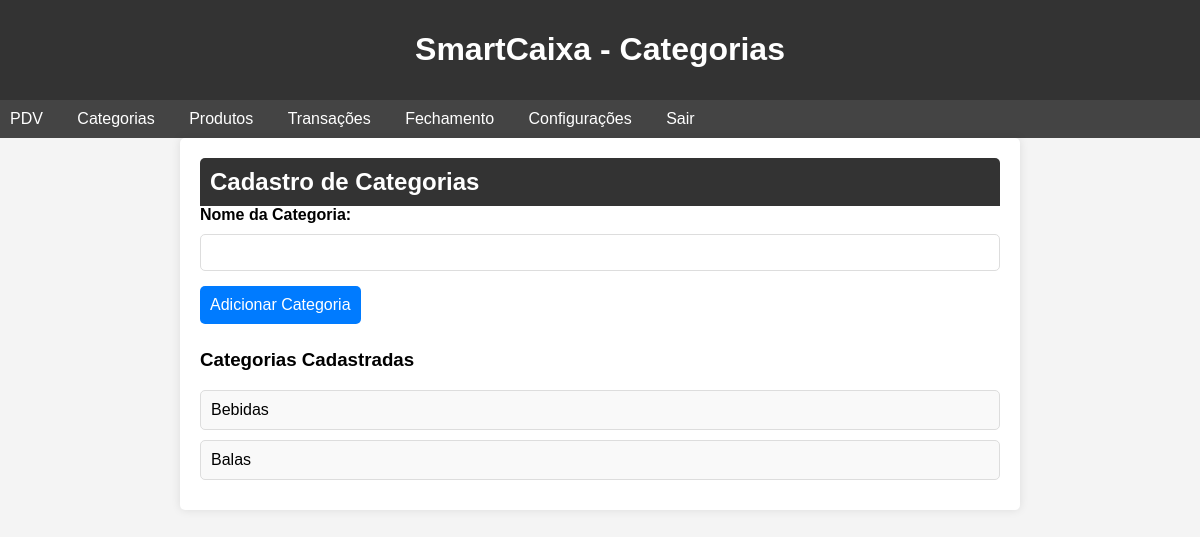
The page /categorias (signed in) on the database as committed earlier.
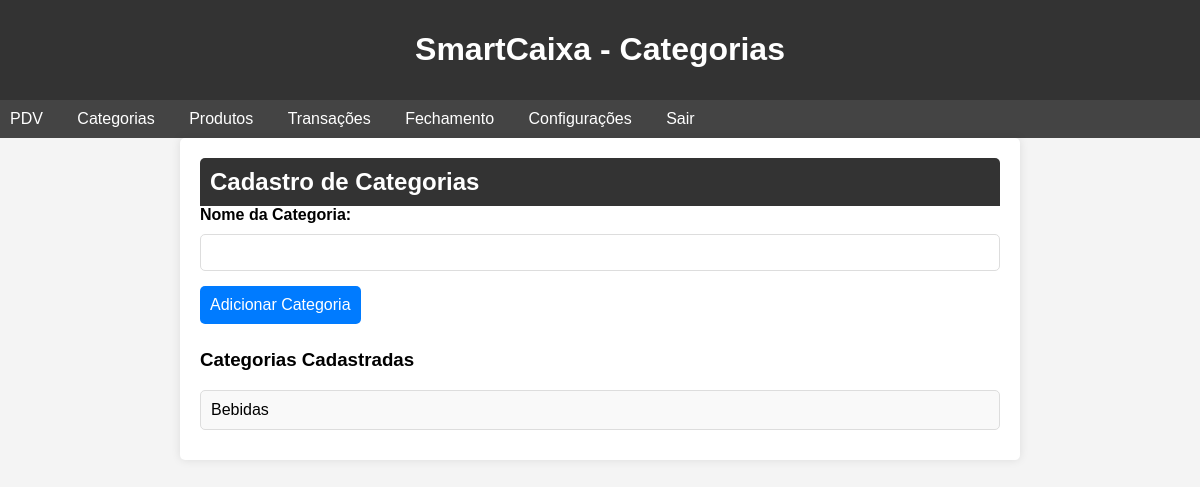
The same page on the database as committed later.
### models.py (models this page shows)
class Categoria(db.Model):
    id = db.Column(db.Integer, primary_key=True)
    nome = db.Column(db.String(50), nullable=False)
    produtos = db.relationship('Produto', backref='categoria', lazy=True)

### app.py (the view)
@app.route('/categorias')
def categorias():
    if 'usuario' not in session:
        return redirect(url_for('index'))
    categorias = Categoria.query.all()
    return render_template('categorias.html', categorias=categorias)

### app.py (called while the page is built)
@login_manager.user_loader
def load_user(user_id):
    return Usuario.query.get(int(user_id))

### templates/categorias.html (shortened to what this page needs)
<!DOCTYPE html>
<html lang="pt-BR">
<head>
    <link rel="stylesheet" href="{{ url_for('static', filename='style.css') }}">
</head>
<body>
    <header>
        <h1>SmartCaixa - Categorias</h1>
    </header>
    <nav>
        <ul>
            <li><a href="{{ url_for('pdv') }}">PDV</a></li>
            <li><a href="{{ url_for('categorias') }}">Categorias</a></li>
            <li><a href="{{ url_for('produtos') }}">Produtos</a></li>
            <li><a href="{{ url_for('transacoes') }}">Transações</a></li>
            <li><a href="{{ url_for('fechamento') }}">Fechamento</a></li>
            <li><a href="{{ url_for('configuracoes') }}">Configurações</a></li>
            <li><a href="{{ url_for('logout') }}">Sair</a></li>
        </ul>
    </nav>
    <div class="categorias-container">
        <h2>Cadastro de Categorias</h2>
        <form action="{{ url_for('add_categoria') }}" method="post">
            <label for="nome_categoria">Nome da Categoria:</label>
            <input type="text" id="nome_categoria" name="nome_categoria" required>
            <button type="submit">Adicionar Categoria</button>
        </form>
        <h3>Categorias Cadastradas</h3>
        <ul id="lista-categorias">
            {% for categoria in categorias %}
                <li>{{ categoria.nome }}</li>
            {% endfor %}
        </ul>
    </div>
</body>
</html>

### static/style.css (style rules this page uses)
body { font-family: Arial, sans-serif; margin: 0; padding: 0; }
header { background-color: #333; color: white; padding: 10px; text-align: center; }
.login-container, .pdv-container, .categorias-container, .produtos-container, .transacoes-container, .fechamento-container, .configuracoes-container { margin: 20px; }
input, button, select { padding: 10px; margin: 5px 0; }
button { background-color: #007bff; color: white; border: none; cursor: pointer; }

### templates/categorias.html (style rules this page uses)
body { font-family: Arial, sans-serif; background-color: #f4f4f4; margin: 0; padding: 0; }
header { background-color: #333; color: #fff; padding: 10px 20px; text-align: center; }
nav ul { list-style-type: none; padding: 0; margin: 0; background-color: #444; }
nav ul li { display: inline; margin-right: 10px; }
nav ul li a { color: #fff; text-decoration: none; padding: 10px; display: inline-block; }
.categorias-container { padding: 20px; max-width: 800px; margin: auto; background-color: #fff; border-radius: 5px; box-shadow: 0 0 10px rgba(0, 0, 0, 0.1); }
.categorias-container h2 { background-color: #333; color: #fff; padding: 10px; margin: 0; border-radius: 5px 5px 0 0; }
.categorias-container form { margin-bottom: 20px; }
.categorias-container label { display: block; margin-bottom: 5px; font-weight: bold; }
.categorias-container input[type="text"] { width: calc(100% - 22px); padding: 10px; border: 1px solid #ddd; border-radius: 5px; margin-bottom: 10px; }
.categorias-container button { background-color: #007bff; color: #fff; border: none; padding: 10px; cursor: pointer; border-radius: 5px; font-size: 16px; }
.categorias-container ul { list-style-type: none; padding: 0; margin: 0; }
.categorias-container ul li { background-color: #f9f9f9; border: 1px solid #ddd; border-radius: 5px; padding: 10px; margin-bottom: 10px; }

Rows that differ between the two databases and show on the page:
removed Categoria: nome "Balas"
